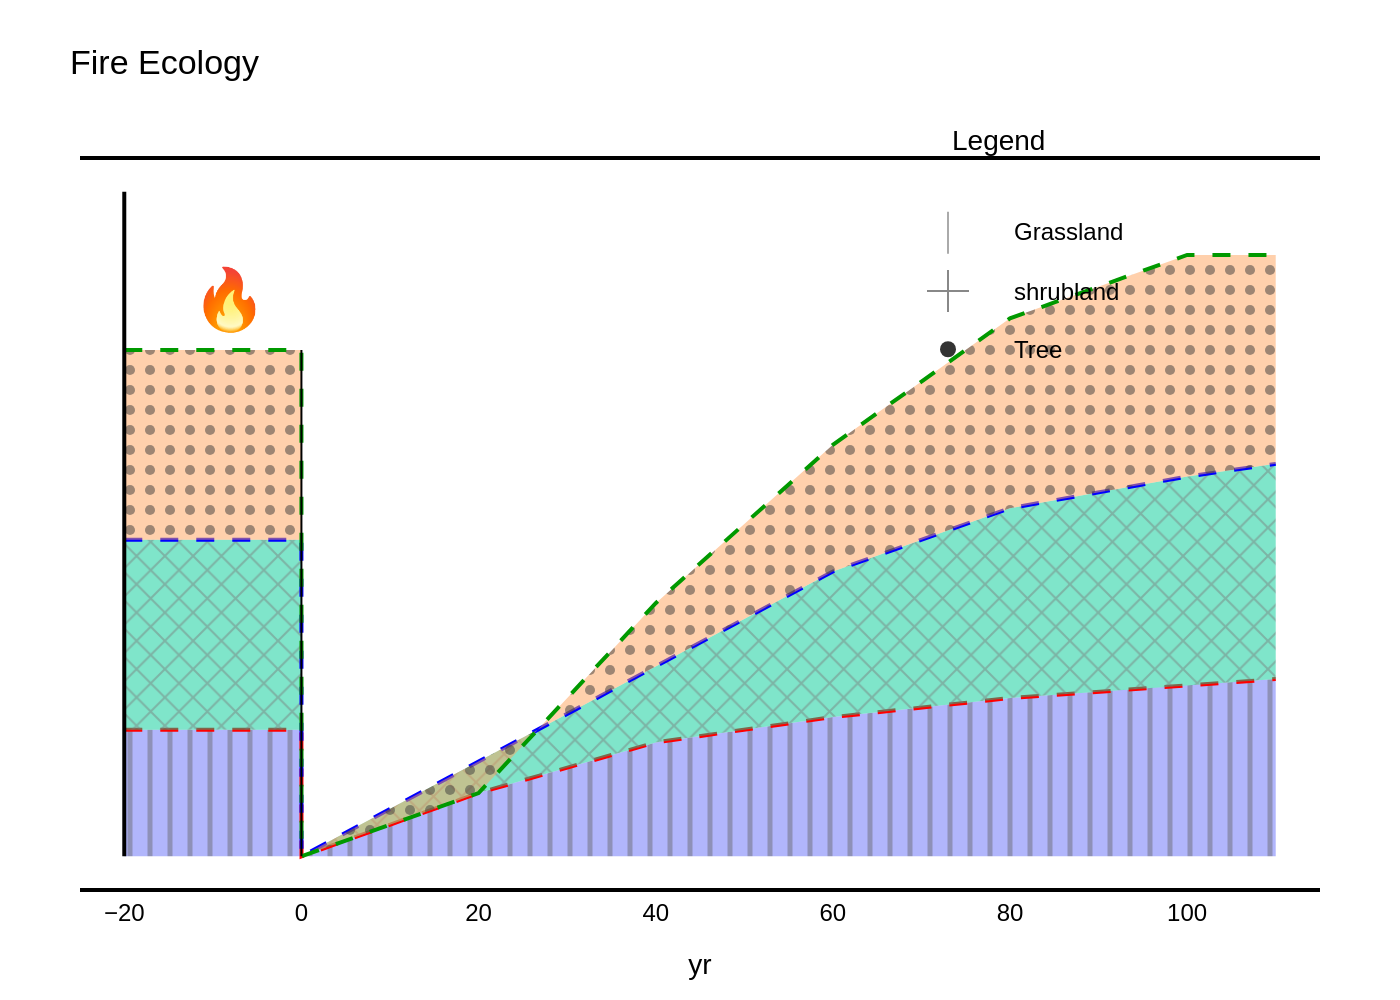

Write the Python code that produced this figure.
import sys
import json
from pathlib import Path
import plotly.graph_objects as go

if len(sys.argv) != 2:
    print("Usage: python <script_name>.py <json_file_path>")
    sys.exit(1)

json_path = Path(sys.argv[1])
if not json_path.is_file():
    print(f"Error: JSON file not found at {json_path}")
    sys.exit(1)

output_filename = json_path.with_suffix(".png")

with open(json_path, 'r', encoding='utf-8') as f:
    config = json.load(f)

chart_data = config['chart_data']
texts = config['texts']

fig = go.Figure()

boundaries = []
# Define a base boundary at y=0
base_x = chart_data['series'][0]['boundary_points']['pre_fire']['x'] + chart_data['series'][0]['boundary_points']['post_fire']['x']
boundaries.append({'x': base_x, 'y': [0] * len(base_x)})

# Process each series to create fillable polygons and dashed lines
for i, series in enumerate(chart_data['series']):
    s_data = series['boundary_points']
    x_boundary = s_data['pre_fire']['x'] + s_data['post_fire']['x']
    y_boundary = s_data['pre_fire']['y'] + s_data['post_fire']['y']
    boundaries.append({'x': x_boundary, 'y': y_boundary})

    # Create polygon for fill
    lower_boundary = boundaries[i]
    x_fill = x_boundary + lower_boundary['x'][::-1]
    y_fill = y_boundary + lower_boundary['y'][::-1]

    fig.add_trace(go.Scatter(
        x=x_fill,
        y=y_fill,
        mode='lines',
        line_width=0,
        fill='toself',
        fillpattern=series['fill_pattern'],
        hoverinfo='none',
        showlegend=False
    ))

    # Add dashed boundary line
    fig.add_trace(go.Scatter(
        x=x_boundary,
        y=y_boundary,
        mode='lines',
        line=dict(color=series['line_color'], dash='dash', width=2),
        hoverinfo='none',
        showlegend=False
    ))

# Add vertical lines
y_axis_line = chart_data['y_axis_line']
fig.add_shape(type="line",
              x0=y_axis_line['x'], y0=y_axis_line['y_range'][0],
              x1=y_axis_line['x'], y1=y_axis_line['y_range'][1],
              line=dict(color="black", width=2))

zero_line = chart_data['vertical_line_at_zero']
fig.add_shape(type="line",
              x0=zero_line['x'], y0=zero_line['y_range'][0],
              x1=zero_line['x'], y1=zero_line['y_range'][1],
              line=dict(color="black", width=1))

# Add fire event annotation
fire = chart_data['fire_event']
fig.add_annotation(
    x=fire['x'],
    y=fire['y'],
    text=fire['text'],
    showarrow=False,
    font=dict(color=fire['color'], size=fire['size'], family="Arial")
)

# Custom Legend
fig.add_annotation(
    x=0.7, y=1.0,
    xref="paper", yref="paper",
    text=texts['legend_title'],
    showarrow=False,
    font=dict(size=14, family="Arial"),
    xanchor='left',
    yanchor='bottom'
)

legend_y_start = 0.9
legend_spacing = 0.08
for item in chart_data['legend_items']:
    fig.add_trace(go.Scatter(
        x=[0.7], y=[legend_y_start],
        mode='markers',
        xaxis='x2',
        yaxis='y2',
        marker=dict(
            symbol=item['pattern']['symbol'],
            color=item['pattern']['color'],
            size=item['pattern']['size']
        ),
        showlegend=False,
        hoverinfo='none'
    ))
    fig.add_annotation(
        x=0.75, y=legend_y_start,
        xref="paper", yref="paper",
        text=item['name'],
        showarrow=False,
        font=dict(size=12, family="Arial"),
        xanchor='left',
        yanchor='middle'
    )
    legend_y_start -= legend_spacing


fig.update_layout(
    title=dict(text=texts['title'], x=0.05, y=0.95, xanchor='left', yanchor='top'),
    xaxis_title=texts['xaxis_title'],
    yaxis_title=texts['yaxis_title'],
    font=dict(family="Arial", size=12, color="black"),
    xaxis=dict(
        range=[-25, 115],
        showline=True,
        linewidth=2,
        linecolor='black',
        mirror=True,
        showgrid=False,
        zeroline=False
    ),
    yaxis=dict(
        range=[-5, 110],
        showline=False,
        showticklabels=False,
        showgrid=False,
        zeroline=False
    ),
    # Secondary axes for legend markers
    xaxis2=dict(
        domain=[0, 1],
        range=[0,1],
        anchor='y2',
        overlaying='x',
        showgrid=False,
        zeroline=False,
        showticklabels=False,
        showline=False
    ),
    yaxis2=dict(
        domain=[0, 1],
        range=[0,1],
        anchor='x2',
        overlaying='y',
        showgrid=False,
        zeroline=False,
        showticklabels=False,
        showline=False
    ),
    plot_bgcolor='white',
    paper_bgcolor='white',
    showlegend=False,
    margin=dict(l=40, r=40, t=80, b=50),
    width=800,
    height=600
)

fig.write_image(output_filename, scale=2)

print(f"Chart saved to {output_filename}")
